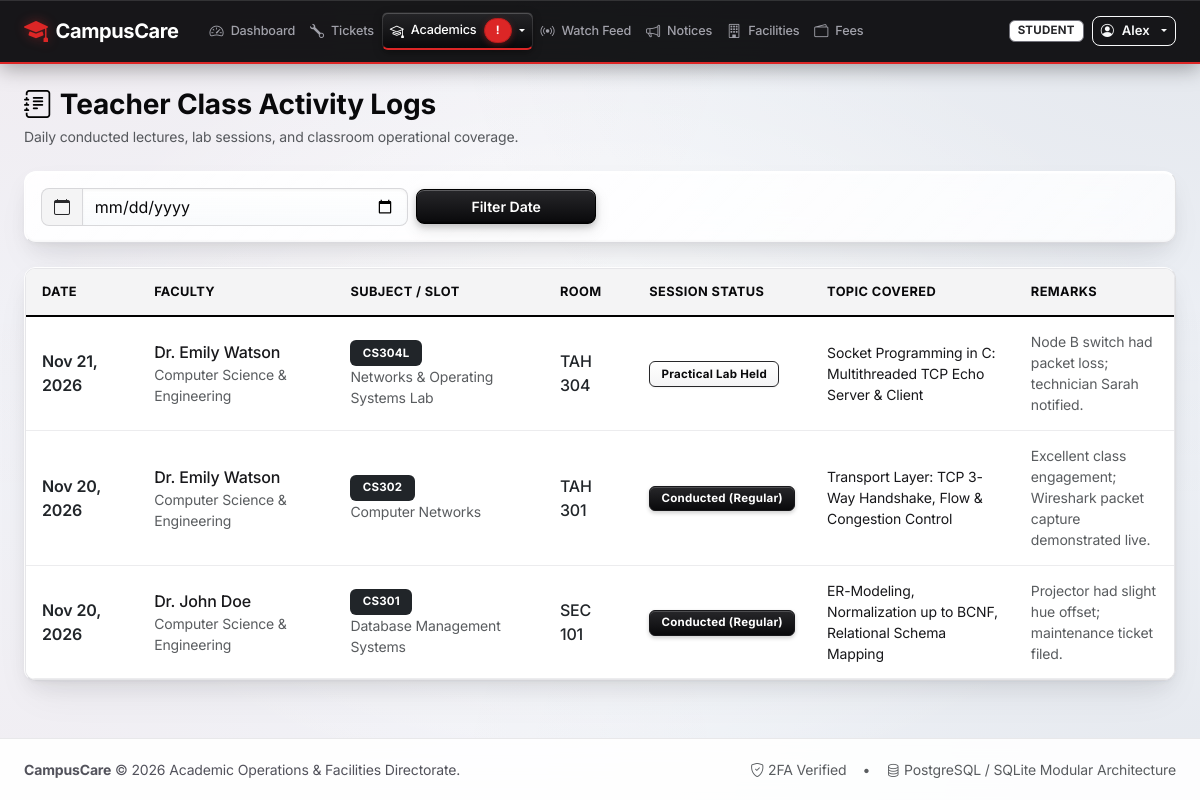
Screenshot of /academics/activity-logs/ (signed in) with the database file from the repository.
### accounts/models.py (models this page shows, shortened)
class User(AbstractUser):
    class Role(models.TextChoices):
        STUDENT = 'STUDENT', 'Student'
        FACULTY = 'FACULTY', 'Faculty'
        TECHNICIAN = 'TECHNICIAN', 'Technician'
        MANAGER = 'MANAGER', 'Facility / Dept Manager'
        ADMIN = 'ADMIN', 'Administrator'
    role = models.CharField(
        max_length=20,
        choices=Role.choices,
        default=Role.STUDENT,
        db_index=True,
        help_text="Designates the system role and permission tier of the user."
    )
    department = models.CharField(max_length=120, blank=True)
    phone_number = models.CharField(max_length=30, blank=True)
    identifier_number = models.CharField(
        max_length=60,
        blank=True,
        help_text="Roll Number (for Students) or Employee ID (for Faculty/Staff)"
    )
    year_or_block = models.CharField(
        max_length=60,
        blank=True,
        help_text="Year & Section (e.g., 3rd Year - Sec A) or Assigned Block"
    )
    is_first_login_2fa_completed = models.BooleanField(
        default=False,
        help_text="Designates whether the user has completed their first-login two-step verification."
    )
    is_onboarding_completed = models.BooleanField(
        default=False,
        help_text="Designates whether the user has completed their initial onboarding profile confirmation."
    )
    last_seen_notices_at = models.DateTimeField(null=True, blank=True)
    last_seen_tickets_at = models.DateTimeField(null=True, blank=True)
    last_seen_timetable_at = models.DateTimeField(null=True, blank=True)
    class Meta:
        ordering = ['username']
    @property
    def is_student(self):
        return self.role == self.Role.STUDENT
    @property
    def is_faculty(self):
        return self.role == self.Role.FACULTY
    @property
    def is_manager(self):
        return self.role == self.Role.MANAGER or self.is_superuser
    @property
    def is_admin_role(self):
        return self.role == self.Role.ADMIN or self.is_superuser

### academics/models.py (models this page shows, shortened)
class TeacherActivityLog(models.Model):
    class SessionStatus(models.TextChoices):
        CONDUCTED = 'CONDUCTED', 'Conducted (Regular)'
        SUBSTITUTED = 'SUBSTITUTED', 'Conducted as Substitute'
        CANCELLED = 'CANCELLED', 'Cancelled'
        LAB_HELD = 'LAB_HELD', 'Practical Lab Held'
    timetable_slot = models.ForeignKey(
        TimetableSlot,
        on_delete=models.SET_NULL,
        null=True,
        blank=True,
        related_name='activity_logs'
    )
    date = models.DateField(db_index=True)
    faculty = models.ForeignKey(
        settings.AUTH_USER_MODEL,
        on_delete=models.PROTECT,
        related_name='activity_logs'
    )
    room = models.ForeignKey(
        Room,
        on_delete=models.PROTECT,
        related_name='activity_logs'
    )
    topic_covered = models.TextField(help_text="Key lecture or practical topics covered.")
    session_status = models.CharField(
        max_length=20,
        choices=SessionStatus.choices,
        default=SessionStatus.CONDUCTED
    )
    remarks = models.TextField(blank=True)
    created_at = models.DateTimeField(auto_now_add=True)
    class Meta:
        ordering = ['-date', '-created_at']

class TimetableSlot(models.Model):
    class DayOfWeek(models.TextChoices):
        MON = 'MON', 'Monday'
        TUE = 'TUE', 'Tuesday'
        WED = 'WED', 'Wednesday'
        THU = 'THU', 'Thursday'
        FRI = 'FRI', 'Friday'
        SAT = 'SAT', 'Saturday'
    class SlotStatus(models.TextChoices):
        REGULAR = 'REGULAR', 'Regular Class'
        SUBSTITUTED = 'SUBSTITUTED', 'Substituted Faculty'
        RESCHEDULED = 'RESCHEDULED', 'Rescheduled'
        CANCELLED = 'CANCELLED', 'Cancelled'
    department = models.CharField(max_length=120)
    year = models.CharField(max_length=50, default='3rd Year')
    section = models.CharField(max_length=20, default='Section A')
    day_of_week = models.CharField(max_length=10, choices=DayOfWeek.choices, db_index=True)
    period_number = models.PositiveIntegerField(default=1)
    start_time = models.TimeField()
    end_time = models.TimeField()
    subject_name = models.CharField(max_length=150)
    subject_code = models.CharField(max_length=30)
    faculty = models.ForeignKey(
        settings.AUTH_USER_MODEL,
        on_delete=models.SET_NULL,
        null=True,
        blank=True,
        related_name='teaching_slots'
    )
    room = models.ForeignKey(
        Room,
        on_delete=models.PROTECT,
        related_name='timetable_slots'
    )
    status = models.CharField(
        max_length=20,
        choices=SlotStatus.choices,
        default=SlotStatus.REGULAR
    )
    notes = models.CharField(max_length=200, blank=True)
    updated_at = models.DateTimeField(auto_now=True)
    class Meta:
        ordering = ['day_of_week', 'period_number']

### facilities/models.py (models this page shows, shortened)
class Room(models.Model):
    class RoomType(models.TextChoices):
        CLASSROOM = 'Classroom', 'Classroom'
        LECTURE_HALL = 'Lecture Hall', 'Lecture Hall'
        LAB = 'Lab', 'Lab'
        SEMINAR_HALL = 'Seminar Hall', 'Seminar Hall'
    class OperationalStatus(models.TextChoices):
        AVAILABLE = 'AVAILABLE', 'Available'
        OCCUPIED = 'OCCUPIED', 'Occupied (In Session)'
        MAINTENANCE = 'MAINTENANCE', 'Under Maintenance'
        RESERVED = 'RESERVED', 'Reserved (Exam/Event)'
    building_name = models.CharField(max_length=120)
    building_code = models.CharField(max_length=20)
    floor = models.CharField(max_length=20)
    room_number = models.CharField(max_length=20)
    room_type = models.CharField(
        max_length=50,
        choices=RoomType.choices,
        default=RoomType.CLASSROOM
    )
    capacity = models.PositiveIntegerField(default=30)
    operational_status = models.CharField(
        max_length=20,
        choices=OperationalStatus.choices,
        default=OperationalStatus.AVAILABLE,
        db_index=True
    )
    is_active = models.BooleanField(default=True)
    class Meta:
        ordering = ['building_code', 'room_number']
        constraints = [
            models.UniqueConstraint(
                fields=['building_code', 'room_number'],
                name='unique_building_room'
            )
        ]

### academics/views.py (the view)
# urls.py: path('activity-logs/', views.activity_log_list_view, name='activity_log_list'),
@login_required
def activity_log_list_view(request):
    user = request.user
    date_filter = request.GET.get('date', '')
    logs = TeacherActivityLog.objects.select_related('faculty', 'room', 'timetable_slot').order_by('-date', '-created_at')
    if user.is_faculty and not (user.is_manager or user.is_admin_role):
        logs = logs.filter(faculty=user)
    if date_filter:
        logs = logs.filter(date=date_filter)
    return render(request, 'academics/activity_log_list.html', {
        'logs': logs,
        'date_filter': date_filter,
    })

### templates/academics/activity_log_list.html (shortened to what this page needs)
{% extends 'base.html' %}
{% block content %}
<div class="d-flex flex-column flex-md-row justify-content-between align-items-md-center gap-3 mb-4">
    <div>
        <h3 class="fw-bold mb-1"><i class="bi bi-journal-text text-primary me-2"></i>Teacher Class Activity Logs</h3>
        <p class="text-muted small mb-0">Daily conducted lectures, lab sessions, and classroom operational coverage.</p>
    </div>
</div>
<div class="card mb-4 shadow-sm">
    <div class="card-body p-3">
        <form method="get" class="row g-2 align-items-center">
            <div class="col-md-4">
                <div class="input-group">
                    <span class="input-group-text bg-white"><i class="bi bi-calendar"></i></span>
                    <input type="date" name="date" value="{{ date_filter }}" class="form-control">
                </div>
            </div>
            <div class="col-md-2 d-flex gap-2">
                <button type="submit" class="btn btn-primary w-100">Filter Date</button>
            </div>
        </form>
    </div>
</div>
<div class="card shadow-sm border-0">
    <div class="card-body p-0">
        <div class="table-responsive">
            <table class="table table-hover align-middle mb-0">
                <thead class="table-light small">
                    <tr>
                        <th>Date</th>
                        <th>Faculty</th>
                        <th>Subject / Slot</th>
                        <th>Room</th>
                        <th>Session Status</th>
                        <th>Topic Covered</th>
                        <th>Remarks</th>
                    </tr>
                </thead>
                <tbody>
                    {% for log in logs %}
                    <tr>
                        <td class="fw-semibold text-dark">{{ log.date|date:"M d, Y" }}</td>
                        <td>
                            <div class="fw-medium">{{ log.faculty.get_full_name|default:log.faculty.username }}</div>
                            <div class="small text-muted">{{ log.faculty.department }}</div>
                        </td>
                        <td>
                            {% if log.timetable_slot %}
                            <span class="badge bg-dark">{{ log.timetable_slot.subject_code }}</span>
                            <div class="small text-muted">{{ log.timetable_slot.subject_name }}</div>
                            {% else %}
                            <span class="badge bg-secondary">Ad-hoc Session</span>
                            {% endif %}
                        </td>
                        <td>
                            <a href="{% url 'facilities:room_detail' log.room.id %}"
                                class="text-decoration-none fw-medium text-dark">
                                {{ log.room.building_code }} {{ log.room.room_number }}
                            </a>
                        </td>
                        <td>
                            <span
                                class="badge {% if log.session_status == 'CONDUCTED' %}badge-rwb-notice{% elif log.session_status == 'CANCELLED' %}badge-rwb-alert{% else %}badge-rwb-ticket{% endif %}">
                                {{ log.get_session_status_display }}
                            </span>
                        </td>
                        <td class="small" style="max-width: 250px;">
                            {{ log.topic_covered|linebreaksbr }}
                        </td>
                        <td class="small text-muted" style="max-width: 180px;">
                            {{ log.remarks|default:"-" }}
                        </td>
                    </tr>
                    {% endfor %}
                </tbody>
            </table>
        </div>
    </div>
</div>
{% endblock %}

### templates/base.html (shortened to what this page needs)
{% load static %}
<!DOCTYPE html>
<html lang="en">
<head>
    <link href="https://cdn.jsdelivr.net/npm/bootstrap@5.3.3/dist/css/bootstrap.min.css" rel="stylesheet">
    <link href="https://cdn.jsdelivr.net/npm/bootstrap-icons@1.11.3/font/bootstrap-icons.min.css" rel="stylesheet">
    <link rel="stylesheet" href="{% static 'css/glass_theme.css' %}?v=2.2">
</head>
<body>
    <nav class="navbar navbar-expand-lg navbar-custom sticky-top py-2">
        <div class="container-fluid px-3 px-xl-4">
            <a class="navbar-brand d-flex align-items-center gap-2 text-nowrap" href="{% if user.is_authenticated %}{% url 'core:dashboard' %}{% else %}{% url 'core:index' %}{% endif %}">
                <i class="bi bi-mortarboard-fill fs-4" style="color: var(--rwb-red);"></i>
                <span class="fw-bold">CampusCare</span>
            </a>
            <div class="collapse navbar-collapse" id="mainNavbar">
                {% if user.is_authenticated %}
                <ul class="navbar-nav me-auto mb-2 mb-lg-0 ms-lg-2 align-items-center">
                    <li class="nav-item">
                        <a class="nav-link text-nowrap {% if request.resolver_match.url_name == 'dashboard' %}active{% endif %}" href="{% url 'core:dashboard' %}">
                            <i class="bi bi-speedometer2 me-1"></i>Dashboard
                        </a>
                    </li>
                    <li class="nav-item">
                        <a class="nav-link text-nowrap {% if request.resolver_match.app_name == 'tickets' %}active{% endif %}" href="{% url 'tickets:ticket_list' %}">
                            <i class="bi bi-wrench me-1"></i>Tickets
                        </a>
                    </li>
                    <li class="nav-item dropdown">
                        <a class="nav-link dropdown-toggle text-nowrap {% if request.resolver_match.app_name == 'academics' %}active{% endif %}" href="#" role="button" data-bs-toggle="dropdown" aria-expanded="false">
                            <i class="bi bi-mortarboard me-1"></i>Academics
                            {% if has_schedule_alerts %}
                            <span class="badge glass-nav-badge-alert rounded-pill ms-1" title="{{ schedule_alerts_count }} schedule alerts">!</span>
                            {% endif %}
                        </a>
                    </li>
                    <li class="nav-item">
                        <a class="nav-link text-nowrap {% if request.resolver_match.url_name == 'live_feed' %}active{% endif %}" href="{% url 'notices:live_feed' %}">
                            <i class="bi bi-broadcast live-feed-pulsing-icon me-1"></i>Watch Feed
                        </a>
                    </li>
                    <li class="nav-item">
                        <a class="nav-link text-nowrap {% if request.resolver_match.url_name == 'announcement_list' %}active{% endif %}" href="{% url 'notices:announcement_list' %}">
                            <i class="bi bi-megaphone me-1"></i>Notices
                        </a>
                    </li>
                    <li class="nav-item">
                        <a class="nav-link text-nowrap {% if request.resolver_match.app_name == 'facilities' %}active{% endif %}" href="{% url 'facilities:room_list' %}">
                            <i class="bi bi-building me-1"></i>Facilities
                        </a>
                    </li>
                    <li class="nav-item">
                        <a class="nav-link text-nowrap {% if request.resolver_match.url_name == 'fee_tracker' %}active{% endif %}" href="{% url 'notices:fee_tracker' %}">
                            <i class="bi bi-wallet2 me-1"></i>Fees
                        </a>
                    </li>
                </ul>
                <div class="d-flex align-items-center gap-2 flex-shrink-0 ms-auto">
                    <span class="badge {% if user.role == 'ADMIN' %}badge-role-admin{% elif user.role == 'MANAGER' %}badge-role-manager{% elif user.role == 'TECHNICIAN' %}badge-role-technician{% elif user.role == 'FACULTY' %}badge-role-faculty{% else %}badge-role-student{% endif %} text-uppercase px-2 py-1 text-nowrap" style="font-size: 0.72rem;">
                        {{ user.get_role_display }}
                    </span>
                    <div class="dropdown">
                        <button class="btn btn-outline-light btn-sm dropdown-toggle d-flex align-items-center gap-2 text-nowrap py-1 px-2" type="button" data-bs-toggle="dropdown" style="font-size: 0.82rem;">
                            <i class="bi bi-person-circle"></i>
                            <span class="text-truncate" style="max-width: 110px;">{{ user.first_name|default:user.username }}</span>
                        </button>
                    </div>
                </div>
                {% endif %}
            </div>
        </div>
    </nav>
    <main class="flex-grow-1 py-4">
        <div class="container-fluid px-lg-4">
            {% block content %}{% endblock %}
        </div>
    </main>
    <footer>
        <div class="container-fluid px-lg-4 d-flex flex-column flex-md-row justify-content-between align-items-center gap-2">
            <div>
                <strong>CampusCare</strong> &copy; 2026 Academic Operations & Facilities Directorate.
            </div>
            <div class="d-flex align-items-center gap-3">
                <span class="text-muted"><i class="bi bi-shield-check me-1"></i>2FA Verified</span>
                <span class="text-muted">&bull;</span>
                <span class="text-muted"><i class="bi bi-database me-1"></i>PostgreSQL / SQLite Modular Architecture</span>
            </div>
        </div>
    </footer>
</body>
</html>

### rows the page displays
User: role "STUDENT", first_name "Alex"
TeacherActivityLog: date "Nov 21, 2026", faculty.get_full_name "Dr. Emily Watson", faculty.department "Computer Science & Engineering", timetable_slot.subject_code "CS304L", timetable_slot.subject_name "Networks & Operating Systems Lab", room.building_code "TAH", room.room_number "304", session_status "Practical Lab Held", topic_covered "Socket Programming in C: Multithreaded TCP Echo Server & Client", remarks "Node B switch had packet loss; technician Sarah notified."
TeacherActivityLog: date "Nov 20, 2026", faculty.get_full_name "Dr. Emily Watson", faculty.department "Computer Science & Engineering", timetable_slot.subject_code "CS302", timetable_slot.subject_name "Computer Networks", room.building_code "TAH", room.room_number "301", session_status "Conducted (Regular)", topic_covered "Transport Layer: TCP 3-Way Handshake, Flow & Congestion Control", remarks "Excellent class engagement; Wireshark packet capture demonstrated live."
TeacherActivityLog: date "Nov 20, 2026", faculty.get_full_name "Dr. John Doe", faculty.department "Computer Science & Engineering", timetable_slot.subject_code "CS301", timetable_slot.subject_name "Database Management Systems", room.building_code "SEC", room.room_number "101", session_status "Conducted (Regular)", topic_covered "ER-Modeling, Normalization up to BCNF, Relational Schema Mapping", remarks "Projector had slight hue offset; maintenance ticket filed."
